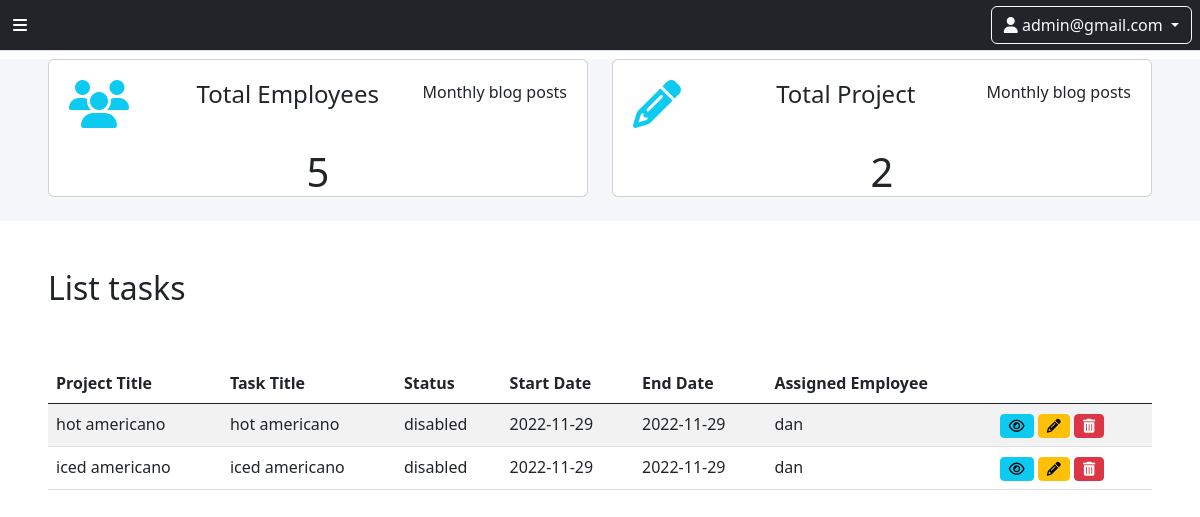
/dashboard (signed in), run on the app's committed database.
### tables this page shows
CREATE TABLE `projects` (
  `project_id` int(6) NOT NULL,
  `project_title` varchar(15) NOT NULL,
  `project_status` varchar(100) NOT NULL,
  `project_start` date DEFAULT NULL,
  `project_end` date DEFAULT NULL,
  `project_details` varchar(100) DEFAULT NULL,
  `project_summary` varchar(100) DEFAULT NULL
);

CREATE TABLE `tasks` (
  `id` int(6) NOT NULL,
  `project_id` int(6) NOT NULL,
  `assign_user` varchar(64) DEFAULT NULL,
  `task_title` varchar(15) NOT NULL,
  `task_status` varchar(100) NOT NULL,
  `task_start` date DEFAULT NULL,
  `task_end` date DEFAULT NULL,
  `task_details` varchar(100) DEFAULT ''
);

### dashboard/dashboard.php (the view, shortened to what this page needs)
<section style="background-color: #f5f7fa;">
    <div class="row px-5">
        <div class="col-xl-6 col-md-12 mb-4">
            <div class="card" >
                <div class="card-body">
                    <a class="text-decoration-none" href="../employees">
                    <div class="d-flex justify-content-between p-md-1">
                        <div class="d-flex flex-row align-self-center">
                            <i class="fa-solid fa-users text-info fa-3x me-4"></i>
                        </div>
                        <h4 class="text-dark ">Total Employees</h4>
                        <p class="mb-0 text-dark">Monthly blog posts</p>
                    </div>
                    </a>
                </div>
                <div class="align-self-center">
                    <?php
                        $conn = connect_to_database();
                        $sql = "SELECT COUNT(*) FROM employees";
                        $result = $conn->query($sql)->fetch_assoc()["COUNT(*)"];
                        echo "<h2 class=\"h1 mb-0\">" .$result."</h2>";
                    ?>
                </div>
            </div>
        </div>
        <div class="col-xl-6 col-md-12 mb-4">
            <div class="card">
                <div class="card-body">
                    <a class="text-decoration-none" href="../projects">
                    <div class="d-flex justify-content-between p-md-1">
                        <div class="d-flex flex-row align-self-center">
                            <i class="fas fa-pencil-alt text-info fa-3x me-4"></i>
                        </div>
                        <h4 class="text-dark">Total Project</h4>
                        <p class="mb-0 text-dark">Monthly blog posts</p>
                    </div>
                    </a>
                </div>
                <div class="align-self-center">
                    <?php
                        $conn = connect_to_database();
                        $sql = "SELECT COUNT(*) FROM projects";
                        $result = $conn->query($sql)->fetch_assoc()["COUNT(*)"];
                        echo "<h2 class=\"h1 mb-0\">" .$result."</h2>";
                    ?>
                </div>
            </div>
        </div>
    </div>
</section>
<h2 class = "px-5 py-5">List tasks</h2>
<div class="px-5">
<table class="table table-striped px-5">
    <thead>
    <tr>
        <th>Project Title</th>
        <th>Task Title</th>
        <th>Status</th>
        <th>Start Date</th>
        <th>End Date</th>
        <th>Assigned Employee</th>
        <th></th>
    </tr>
    </thead>
    <tbody>
    <?php
    $conn = connect_to_database();
    $sql = "SELECT * FROM tasks";
    $result = $conn->query($sql);
    foreach ($result as $a) {
    $id = $a['project_id'];
    $sql1 = "SELECT * FROM projects WHERE project_id='$id' ";
    $result1 = $conn->query($sql1);
    foreach ($result1 as $b) {
    ?>
        <tr>
        <td><?php echo $b['project_title'] ?></td>
        <td><?php echo $a['task_title'] ?></td>
        <td><?php echo $a['task_status'] ?></td>
        <td><?php echo $a['task_start'] ?></td>
        <td><?php echo $a['task_end'] ?></td>
        <td><?php echo $a['assign_user'] ?></td>
        <td>
            <a class="fa fa-eye btn btn-info btn-sm" href="../projects/details_tasks.php?id=<?php echo $a['id'] ?>"></a>
            <a class="fa fa-pencil btn btn-warning btn-sm" href="../projects/edit_tasks.php?id=<?php echo $a['id'] ?>"></a>
            <a class="fa fa-trash btn btn-danger btn-sm" href="../projects/delete_tasks.php?id=<?php echo $a['id'] ?>"></a>
        </td>
        </tr>
    <?php
    }
        }
    ?>
    </tbody>
</table>
</div>

### data on the page
tasks: task_title "hot americano", task_status "disabled", task_start "2022-11-29", task_end "2022-11-29", assign_user "dan"
projects: project_title "hot americano"
tasks: task_title "iced americano", task_status "disabled", task_start "2022-11-29", task_end "2022-11-29", assign_user "dan"
projects: project_title "iced americano"

### other printed values
$_SESSION['username'] "admin@gmail.com"
$result "5"
$result "2"
